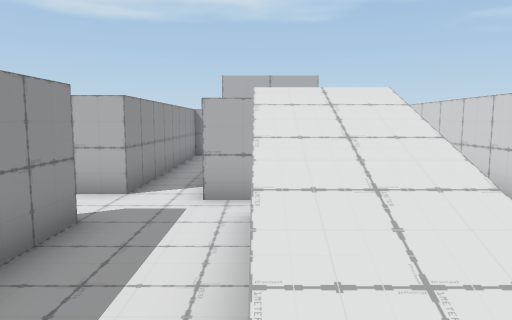
[1] (above)

19 first-person views from a walk through a 3-D level made in the Unity game engine. The camera is 1.4 m above the floor, tilts 6° down and sees 70° across. Doors are open. The floor is counted in squares, 1 m on a side. Each view is taken from the middle of a square. On the plan, view 1 faces up. The plan holds only what a view shows up to about 16 squares ahead; the rest is blank.

[2]
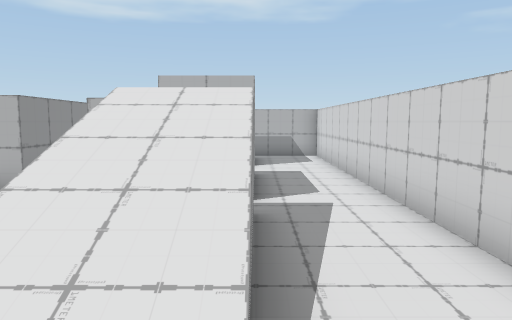

[3]
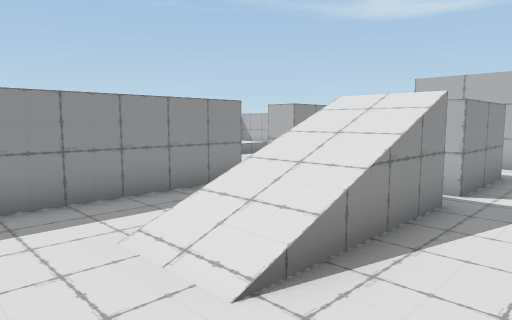

[4]
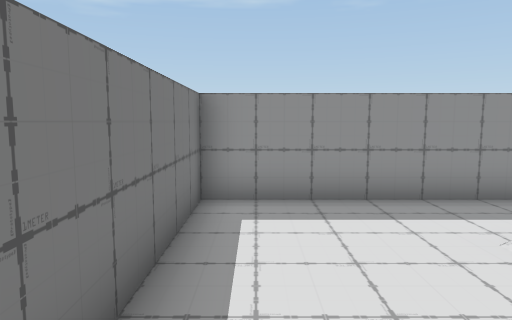

[5]
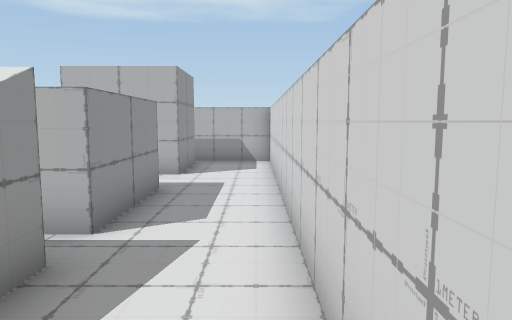

[6]
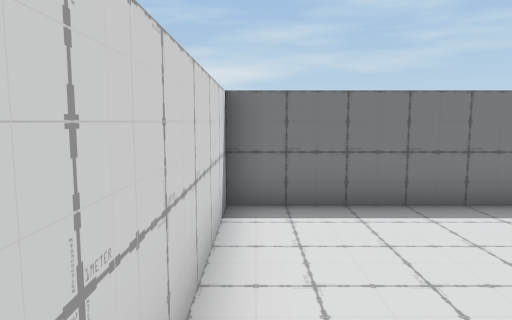

[7]
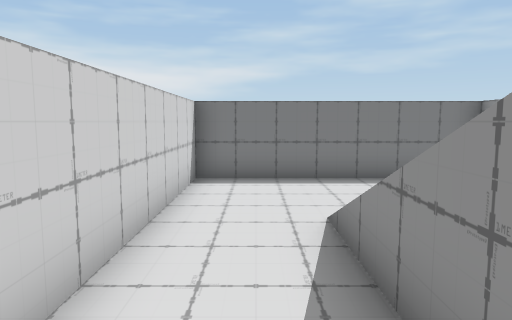

[8]
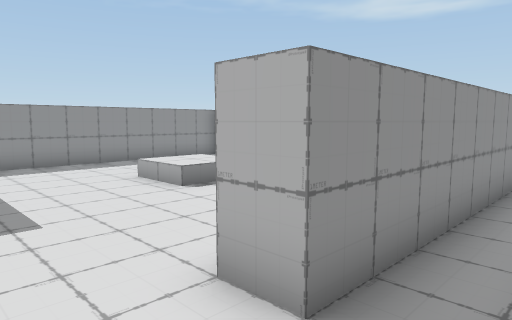

[9]
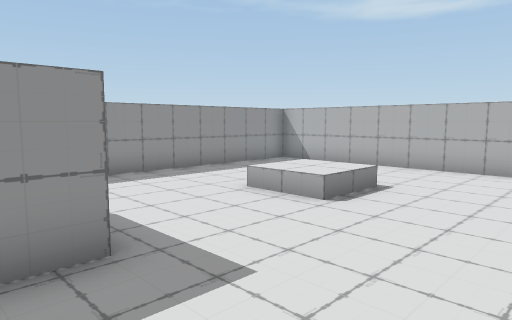

[10]
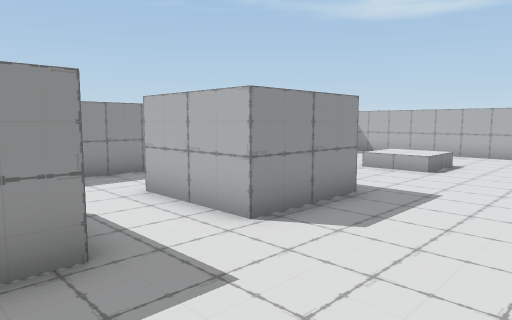

[11]
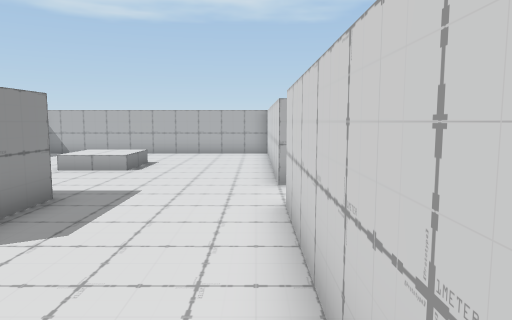

[12]
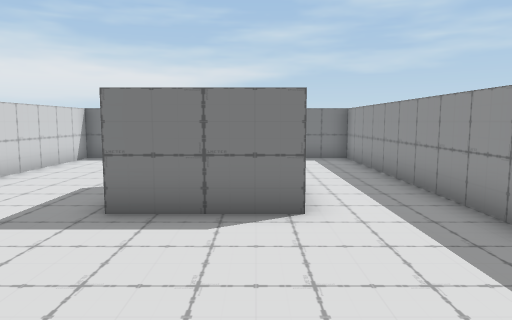

[13]
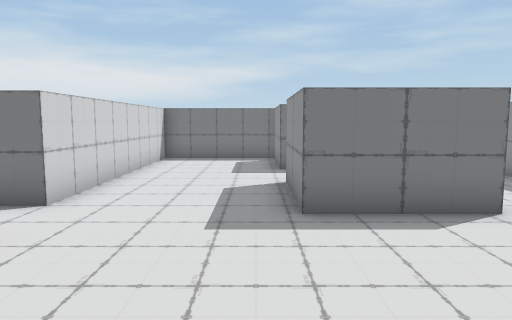

[14]
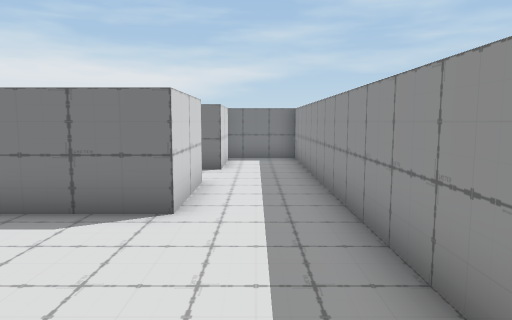

[15]
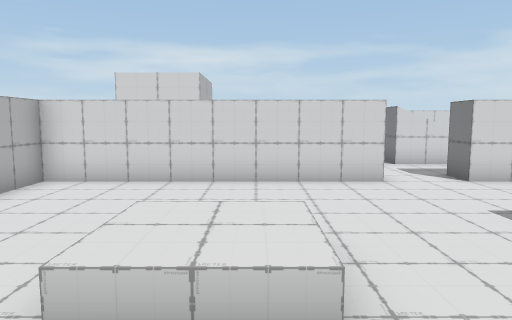

[16]
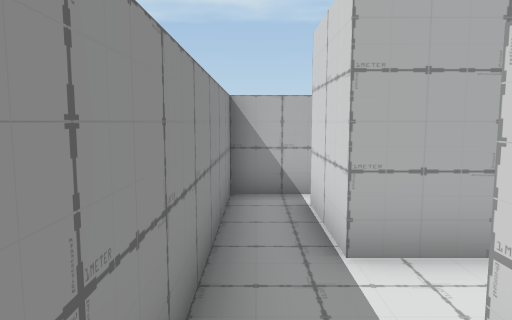

[17]
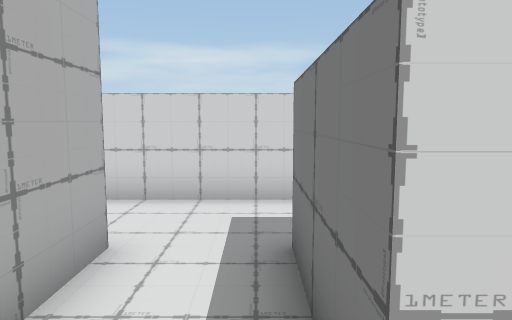

[18]
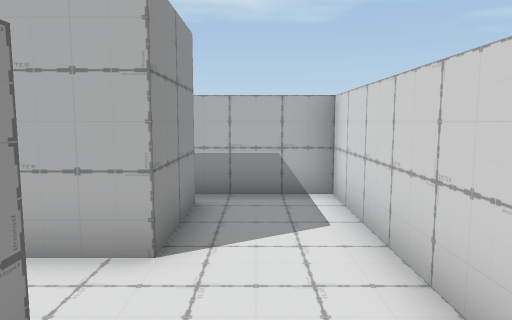

[19]
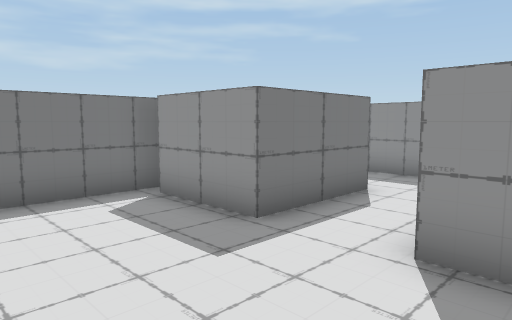

### Floor plan
Key: @ floor where view 1 was taken; # wall or solid block; . main floor; : floor 0.5 m higher than the main floor; / step, stairs or slope; D open door; ^ raised ledge.
Columns run from 14 left of view 1 to 5 right of it. Each row starts with its distance up from view 1.
 15 ##############  ####
 14 #..  ......#.#  #..#
 13 #..   .....#.#  #..#
 12 #..........#.####..#
 11 #....::....#.......#
 10 #....::....#.......#
  9 #..........#.^^^^..#
  8 #..........#.^  ^..#
  7 #..........D.^^^^..#
  6 #..........D.......#
  5 #..^^^^....#..#/#..#
  4 #..^  ^....#..///..#
  3 #..^^^^....#..///..#
  2 #..........#..///..#
  1 #..........#..///..#
  0 #..^^^^....#..@....#
 -1 #..^  ^....#.......#
 -2 #..^  ^....#.......#
 -3 ####  ##############

Positions as (right, up) in squares from view 1, and headings:
1: (0, 0), facing up
2: (2, 0), facing up
3: (4, -1), facing up-left
4: (4, -2), facing left
5: (4, 2), facing up
6: (4, 3), facing down
7: (3, 6), facing down
8: (-1, 5), facing up-left
9: (-4, 4), facing up-left
10: (-4, -1), facing up-left
11: (-4, -1), facing up
12: (-10, 11), facing down
13: (-7, 11), facing down
14: (-12, 11), facing down
15: (-12, 10), facing right
16: (-2, 8), facing up
17: (-2, 10), facing right
18: (3, 8), facing up
19: (-4, 4), facing down-left
